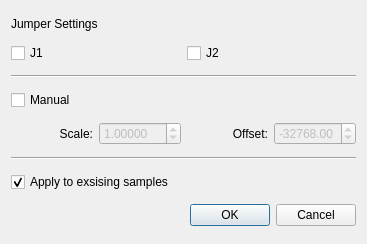
<?xml version="1.0" encoding="UTF-8"?>
<ui version="4.0">
 <class>ScaleOffsetDiag</class>
 <widget class="QDialog" name="ScaleOffsetDiag">
  <property name="geometry">
   <rect>
    <x>0</x>
    <y>0</y>
    <width>367</width>
    <height>244</height>
   </rect>
  </property>
  <property name="windowTitle">
   <string>Scale and Offset</string>
  </property>
  <layout class="QVBoxLayout" name="verticalLayout" stretch="0,1,0,0,1,0,0,0">
   <item>
    <widget class="QLabel" name="label_3">
     <property name="sizePolicy">
      <sizepolicy hsizetype="Preferred" vsizetype="Fixed">
       <horstretch>0</horstretch>
       <verstretch>0</verstretch>
      </sizepolicy>
     </property>
     <property name="text">
      <string>Jumper Settings</string>
     </property>
    </widget>
   </item>
   <item>
    <layout class="QHBoxLayout" name="horizontalLayout">
     <item>
      <widget class="QCheckBox" name="checkBox_j1">
       <property name="text">
        <string>J1</string>
       </property>
      </widget>
     </item>
     <item>
      <widget class="QCheckBox" name="checkBox_j2">
       <property name="text">
        <string>J2</string>
       </property>
      </widget>
     </item>
    </layout>
   </item>
   <item>
    <widget class="Line" name="line">
     <property name="orientation">
      <enum>Qt::Horizontal</enum>
     </property>
    </widget>
   </item>
   <item>
    <widget class="QCheckBox" name="checkBox_manual">
     <property name="text">
      <string>Manual</string>
     </property>
    </widget>
   </item>
   <item>
    <layout class="QHBoxLayout" name="horizontalLayout_2">
     <item>
      <widget class="QLabel" name="label">
       <property name="text">
        <string>Scale:</string>
       </property>
       <property name="alignment">
        <set>Qt::AlignRight|Qt::AlignTrailing|Qt::AlignVCenter</set>
       </property>
      </widget>
     </item>
     <item>
      <widget class="QDoubleSpinBox" name="doubleSpinBox">
       <property name="enabled">
        <bool>false</bool>
       </property>
       <property name="sizePolicy">
        <sizepolicy hsizetype="Minimum" vsizetype="Fixed">
         <horstretch>0</horstretch>
         <verstretch>0</verstretch>
        </sizepolicy>
       </property>
       <property name="decimals">
        <number>5</number>
       </property>
       <property name="value">
        <double>1.000000000000000</double>
       </property>
      </widget>
     </item>
     <item>
      <widget class="QLabel" name="label_2">
       <property name="text">
        <string>Offset:</string>
       </property>
       <property name="alignment">
        <set>Qt::AlignRight|Qt::AlignTrailing|Qt::AlignVCenter</set>
       </property>
      </widget>
     </item>
     <item>
      <widget class="QDoubleSpinBox" name="doubleSpinBox_2">
       <property name="enabled">
        <bool>false</bool>
       </property>
       <property name="minimum">
        <double>-99999.000000000000000</double>
       </property>
       <property name="maximum">
        <double>99999.990000000005239</double>
       </property>
       <property name="value">
        <double>-32768.000000000000000</double>
       </property>
      </widget>
     </item>
    </layout>
   </item>
   <item>
    <widget class="Line" name="line_2">
     <property name="orientation">
      <enum>Qt::Horizontal</enum>
     </property>
    </widget>
   </item>
   <item>
    <widget class="QCheckBox" name="checkBox_rescaleSamples">
     <property name="text">
      <string>Apply to exsising samples</string>
     </property>
     <property name="checked">
      <bool>true</bool>
     </property>
    </widget>
   </item>
   <item>
    <widget class="QDialogButtonBox" name="buttonBox">
     <property name="orientation">
      <enum>Qt::Horizontal</enum>
     </property>
     <property name="standardButtons">
      <set>QDialogButtonBox::Cancel|QDialogButtonBox::Ok</set>
     </property>
    </widget>
   </item>
  </layout>
 </widget>
 <resources/>
 <connections>
  <connection>
   <sender>buttonBox</sender>
   <signal>accepted()</signal>
   <receiver>ScaleOffsetDiag</receiver>
   <slot>accept()</slot>
   <hints>
    <hint type="sourcelabel">
     <x>248</x>
     <y>254</y>
    </hint>
    <hint type="destinationlabel">
     <x>157</x>
     <y>274</y>
    </hint>
   </hints>
  </connection>
  <connection>
   <sender>buttonBox</sender>
   <signal>rejected()</signal>
   <receiver>ScaleOffsetDiag</receiver>
   <slot>reject()</slot>
   <hints>
    <hint type="sourcelabel">
     <x>316</x>
     <y>260</y>
    </hint>
    <hint type="destinationlabel">
     <x>286</x>
     <y>274</y>
    </hint>
   </hints>
  </connection>
 </connections>
</ui>
